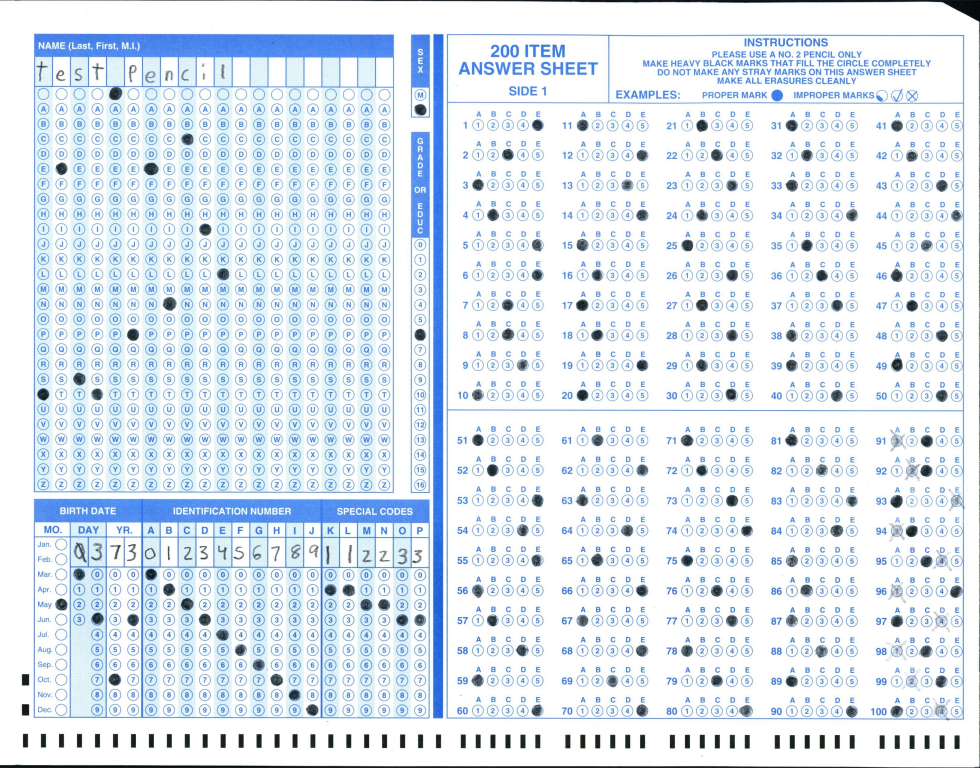
#> input picture Engine/EngineInterface/images/scan.jpg, 2939 x 2303 px (shown at 1/3 size)
$ python edgey.py
#> lines starting #> are read from the running program, lines starting #| are printed output that depends on the picture; after the words box and inside, x2 and y2 are one past the last pixel; in counts of white or black regions, pixels touching at a corner belong together
#edited so it runs on Rob's computer
#from numba import jit #leads to functions being split up into inner and outer functions due to the specific requirements needed to use jit
import numpy as np
import cv2
#import random
import time
import sys, getopt

#Global variables of the images height and width also a list of all of the processed circles
imgW = 0
imgH = 0
done = []

#finds the centers of the given contours
# [8 lines left out: function center, not called in this run]

#helper function for sorting lists
def sec(val):
    return val[0][0][0][1]

#helper function for sorting lists
def sec1(val):
    return val[0][0][0][0]

#helper function for sorting lists
def first(val):
    return val[0][0][0]

#helper function for sorting lists
def first1(val):
    return val[0][0][1]

#inner function of findRows()
#@jit(nopython=True)
# [261 lines left out: functions fr, findRows, fc, findColumns, questions, names and 6 more, not called in this run]

#filters out circles with the centers within a certain distance of each other
def filterDublicates(cir):
    centers = center(cir)
    return fd(cir, centers)

#filters out contours that follow the criteria of circle
# [52 lines left out: functions findCircles, findSelectedQ, findSelected, not called in this run]

start = time.time()

#default comand line argument values
fileName = "scan.jpg"

#parse command line arguments
try:
    opts, args = getopt.getopt(sys.argv[1:], "hf:", ["file="])
except getopt.GetoptError:
    print("-f filename")
    sys.exit(2)
for opt, arg in opts:
    if opt == "-h":
        print("-f filename")
        system.exit()
    elif opt in ("-f", "--file"):
        fileName = arg

#load images and apply filters
img = cv2.imread(fileName)
#> img is the input picture: shape (2303, 2939, 3); mean B, G, R 242.2, 232.4, 222.3
imgW = img.shape[1]
imgH = img.shape[0]
kernel = np.ones((5,5), np.uint8)
#img = cv2.resize(img, (imgW, imgH), interpolation = cv2.INTER_AREA)
img = cv2.cvtColor(img, cv2.COLOR_BGR2GRAY)
#> img: shape (2303, 2939)
# [4 lines of commented-out code are left out]
img = cv2.bilateralFilter(img, 7, 40, 40)
#img = cv2.bilateralFilter(img, 1, 40, 40)
dark = cv2.threshold(img, 110, 255, cv2.THRESH_BINARY)[1]
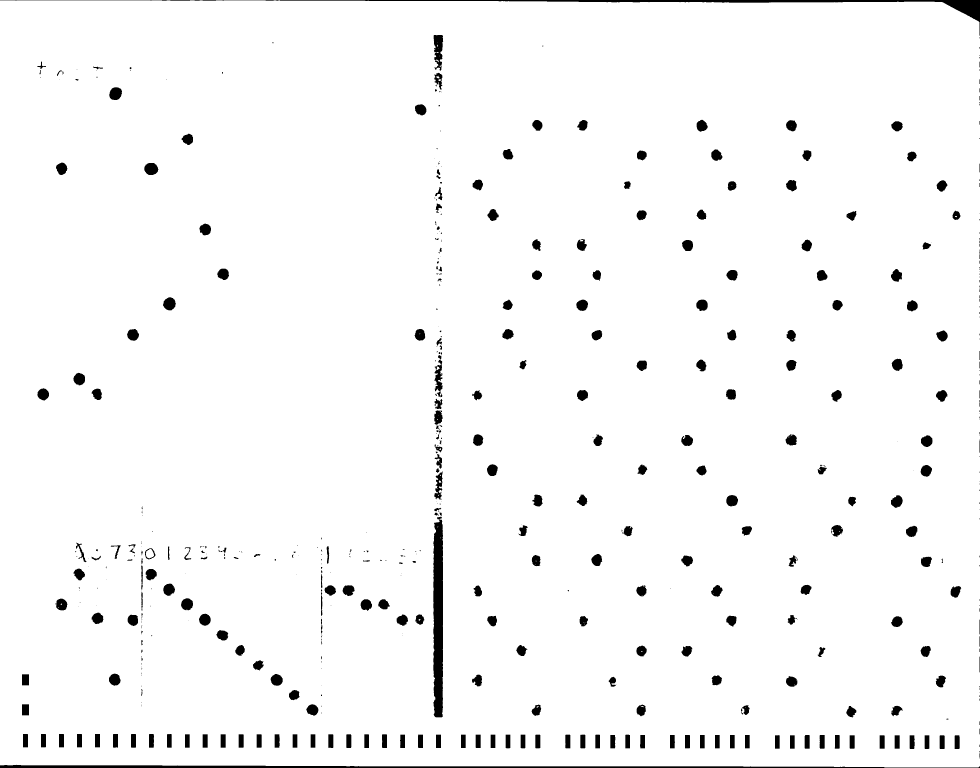
#> dark: shape (2303, 2939) (shown at 1/3 size); 97.2% white; 567 black regions (282 under 20 px), largest, box (x1, y1, x2, y2) and area: (1300, 1550, 1329, 2152) 16094, (0, 0, 2939, 107) 14884, (0, 2294, 2939, 2303) 12715
#img = cv2.threshold(img, 1, 255, cv2.THRESH_TOZERO)[1]
#cv2.namedWindow("e", cv2.WINDOW_NORMAL)
#cv2.imshow("e", img)
dark = cv2.Canny(dark, 1, 36)
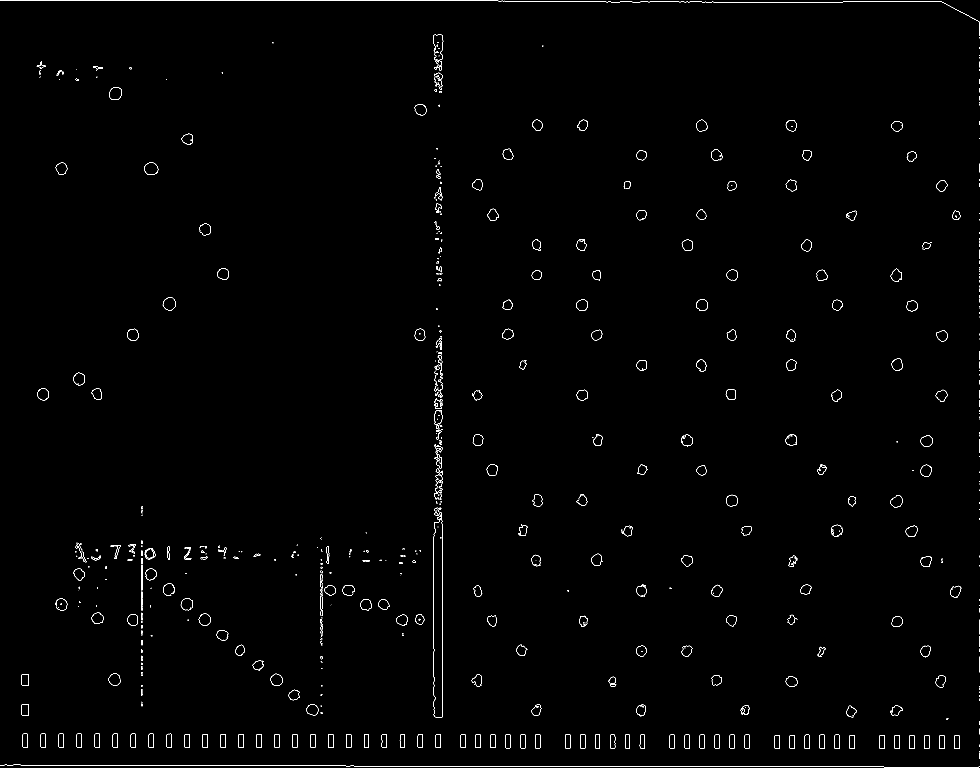
#> dark: shape (2303, 2939) (shown at 1/3 size); 0.53% white in thin lines or dots
#dark = cv2.morphologyEx(dark, cv2.MORPH_CLOSE, kernel)
edges = cv2.Canny(img, 1, 60)
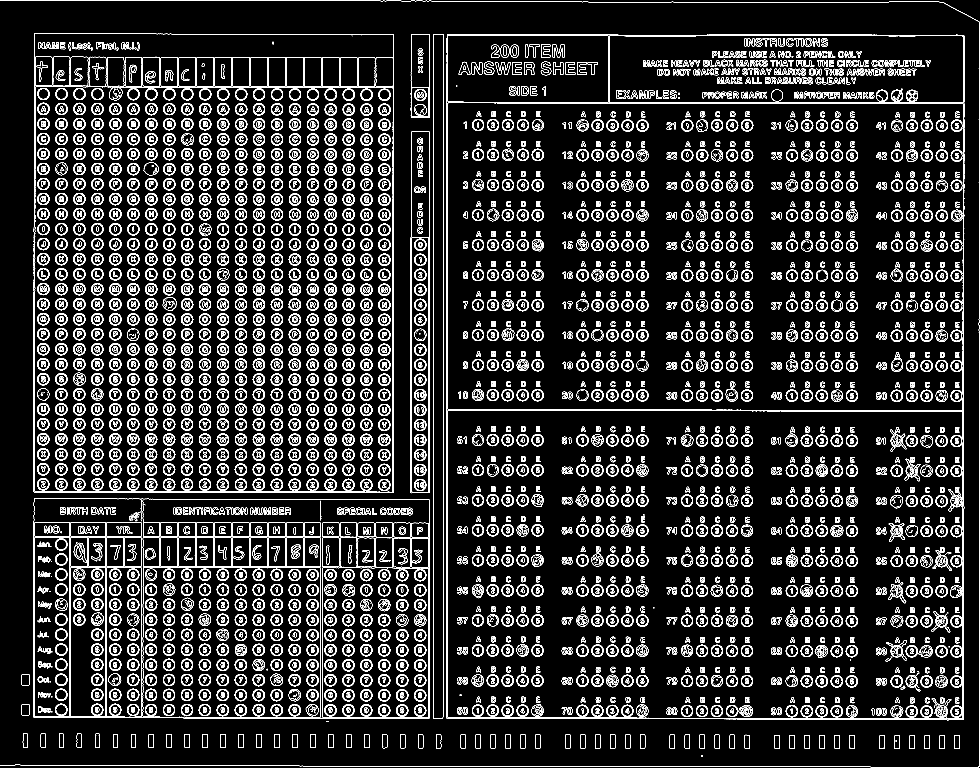
#> edges: shape (2303, 2939) (shown at 1/3 size); 8.1% white in thin lines or dots
#kernel = np.ones((5,5), np.uint8)
#edges = cv2.dilate(edges,kernel, iterations=1)
#edges = cv2.erode(edges,kernel, iterations=1)
edges = cv2.morphologyEx(edges, cv2.MORPH_CLOSE, kernel)
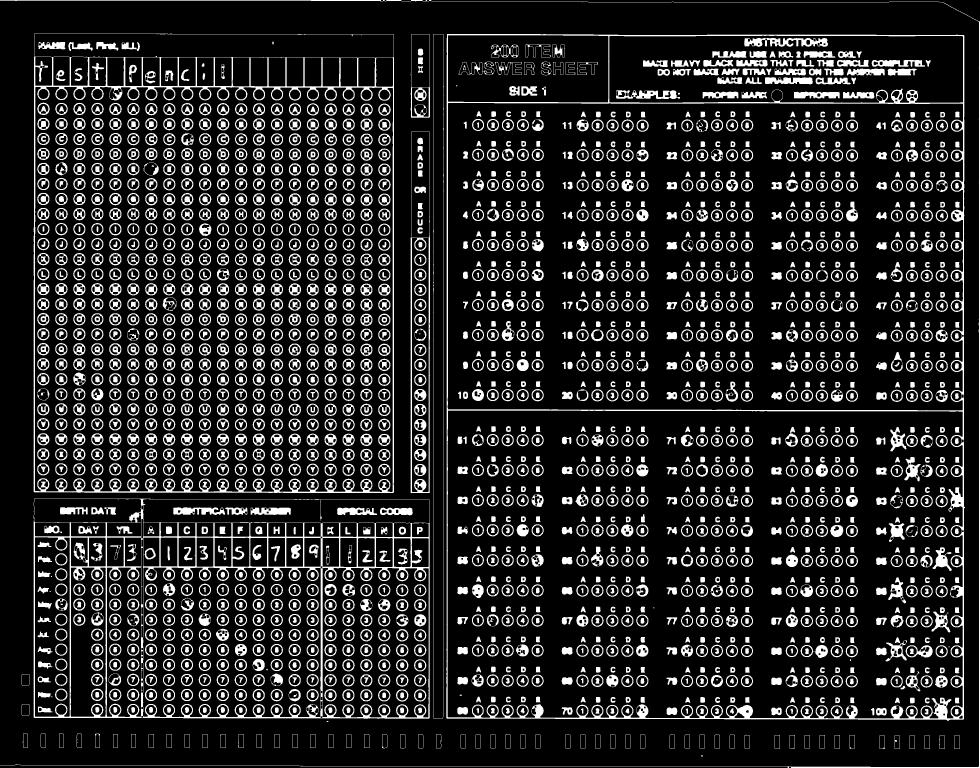
#> edges: shape (2303, 2939) (shown at 1/3 size); 15.9% white; 2820 white regions (14 under 20 px), largest, box (x1, y1, x2, y2) and area: (1339, 102, 2895, 2163) 64526, (101, 1496, 1289, 2156) 59255, (101, 101, 1182, 1479) 46681
img = cv2.threshold(img, 0, 255, cv2.THRESH_BINARY_INV | cv2.THRESH_OTSU)[1]
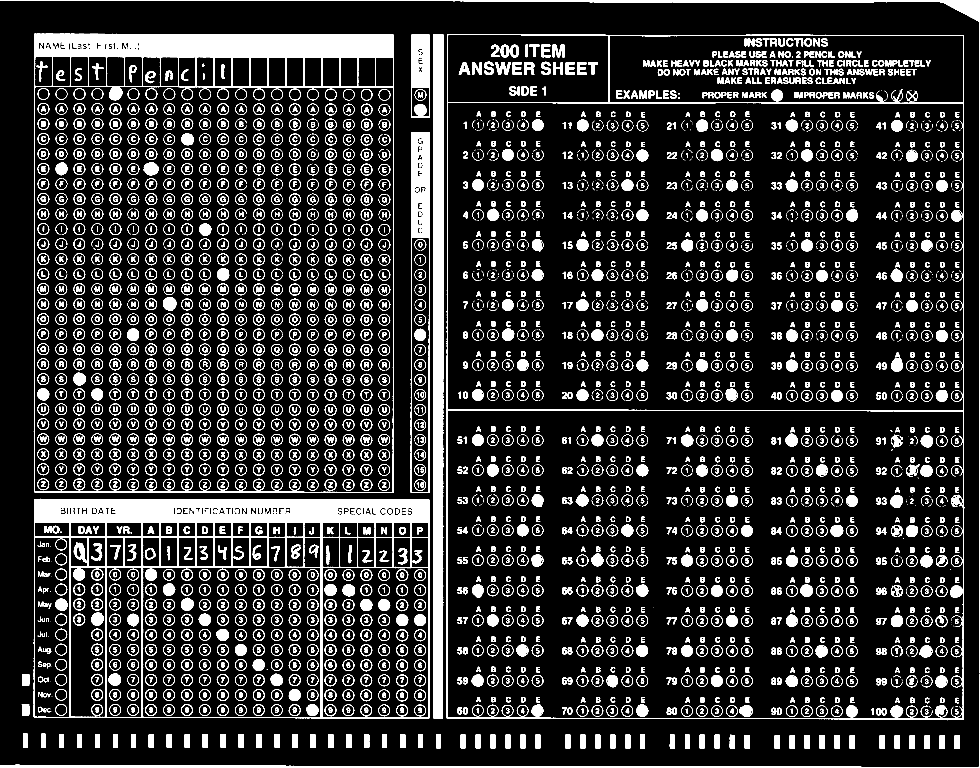
#> img: shape (2303, 2939) (shown at 1/3 size); 14.3% white; 4599 white regions (1044 under 20 px)

#finds the edges of the images
con = cv2.findContours(img, cv2.RETR_LIST, cv2.CHAIN_APPROX_SIMPLE)[0]
#> con = 6554 contours, 1723 with area under 20; largest, box (x1, y1, x2, y2) and area: (1340, 102, 2894, 2161) 3179814, (101, 101, 1182, 1479) 1481846, (1342, 1230, 2890, 2157) 1422556, (1342, 307, 2891, 1232) 1422539, (103, 260, 1180, 1477) 1304004
contours = cv2.findContours(edges, cv2.RETR_LIST, cv2.CHAIN_APPROX_SIMPLE)[0]
#> contours = 5154 contours, 18 with area under 20; largest, box (x1, y1, x2, y2) and area: (1339, 102, 2895, 2163) 3184198, (101, 101, 1182, 1479) 1484733, (1342, 308, 2890, 1232) 1410960, (1342, 1231, 2889, 2156) 1386064, (104, 260, 1180, 1477) 1259352
co = cv2.findContours(dark, cv2.RETR_LIST, cv2.CHAIN_APPROX_SIMPLE)[0]
#> co = 1047 contours, 692 with area under 20; largest, box (x1, y1, x2, y2) and area: (432, 488, 475, 525) 1206, (432, 488, 475, 525) 1188, (327, 261, 366, 300) 1156, (327, 261, 366, 300) 1142, (488, 891, 528, 931) 1126

#puts all contours in a single list
#> (the run stopped early here; a loop or call above may not have finished)

$ run again, with Engine/EngineInterface/images/SKM_C55819022210150_0001.jpg copied over Engine/EngineInterface/images/scan.jpg
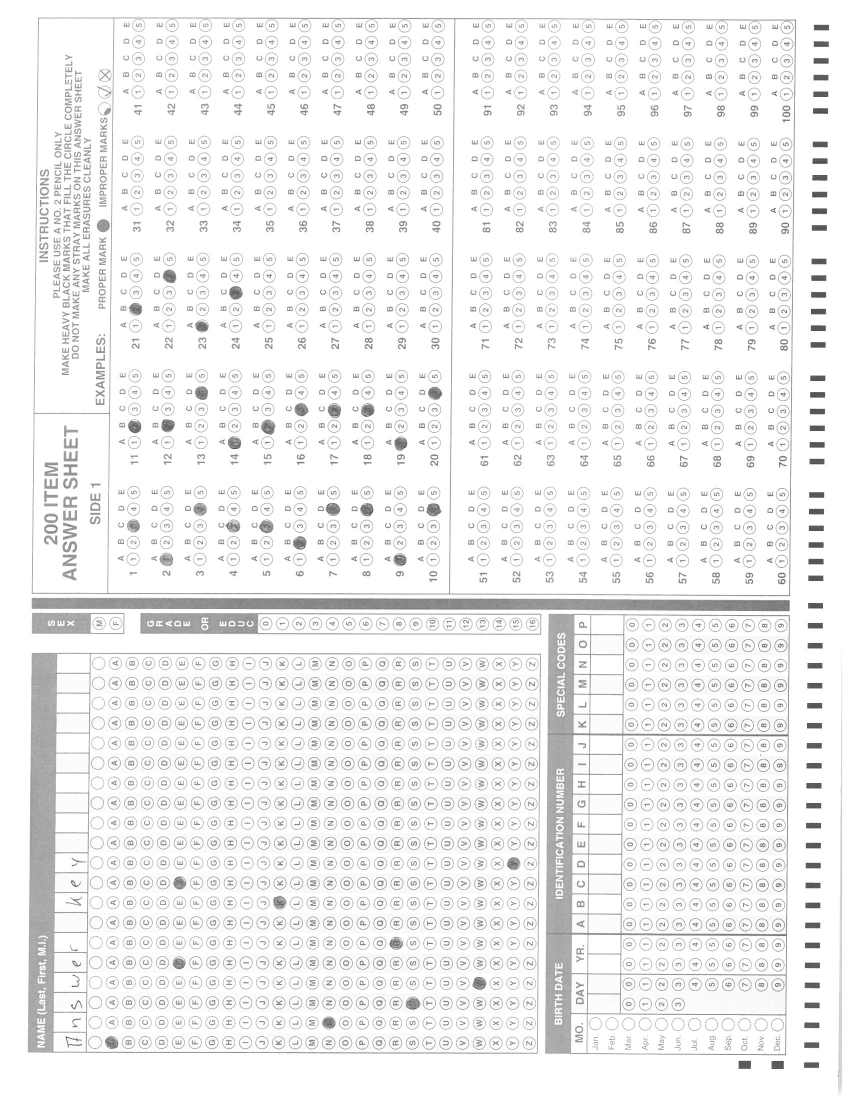
#> input picture Engine/EngineInterface/images/SKM_C55819022210150_0001.jpg, 1700 x 2200 px (shown at 1/2 size)
#> img is the input picture: shape (2200, 1700, 3); min 59, max 255, mean 240.8
#> `dark = cv2.threshold(img, 110, 255, cv2.THRESH_BINARY)[1]`:
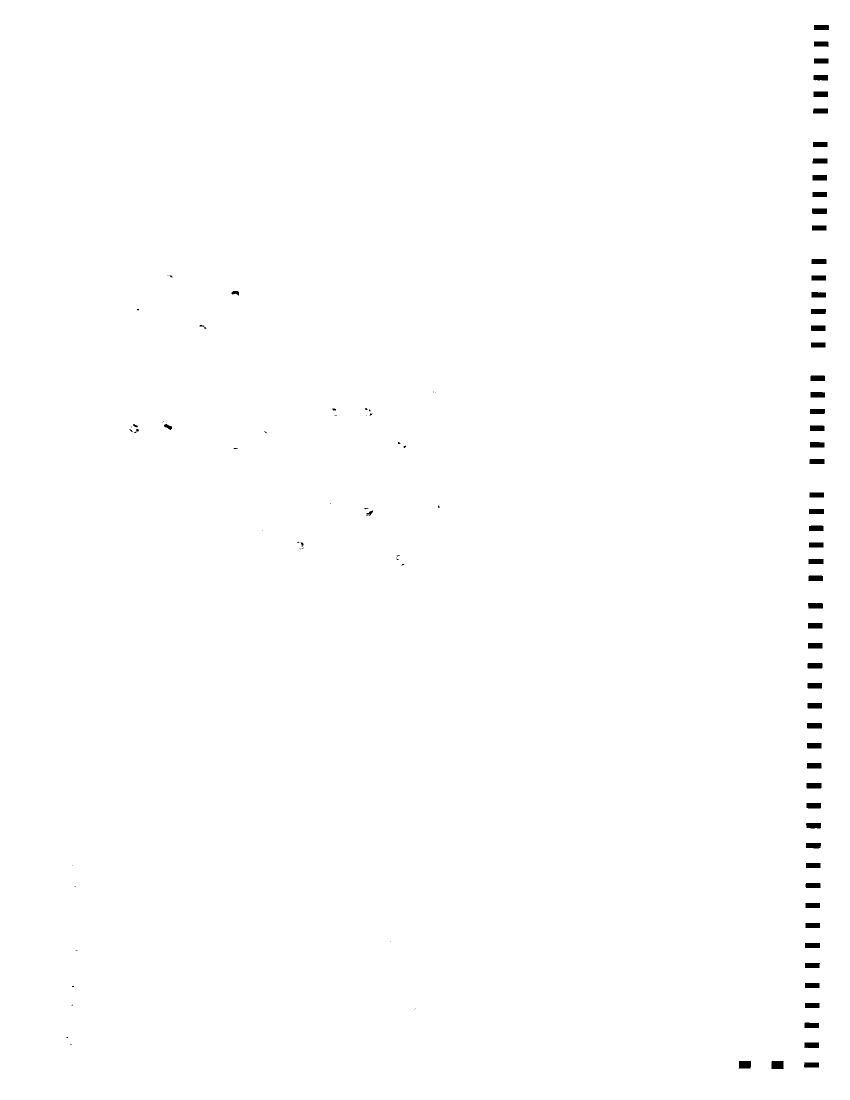
#> dark: shape (2200, 1700) (shown at 1/2 size); 99.5% white; 107 black regions (43 under 20 px), largest, box (x1, y1, x2, y2) and area: (1543, 2122, 1567, 2138) 383, (1477, 2122, 1502, 2137) 358, (1614, 1446, 1644, 1457) 328
#> `img = cv2.threshold(img, 0, 255, cv2.THRESH_BINARY_INV | cv2.THRESH_OT..`:
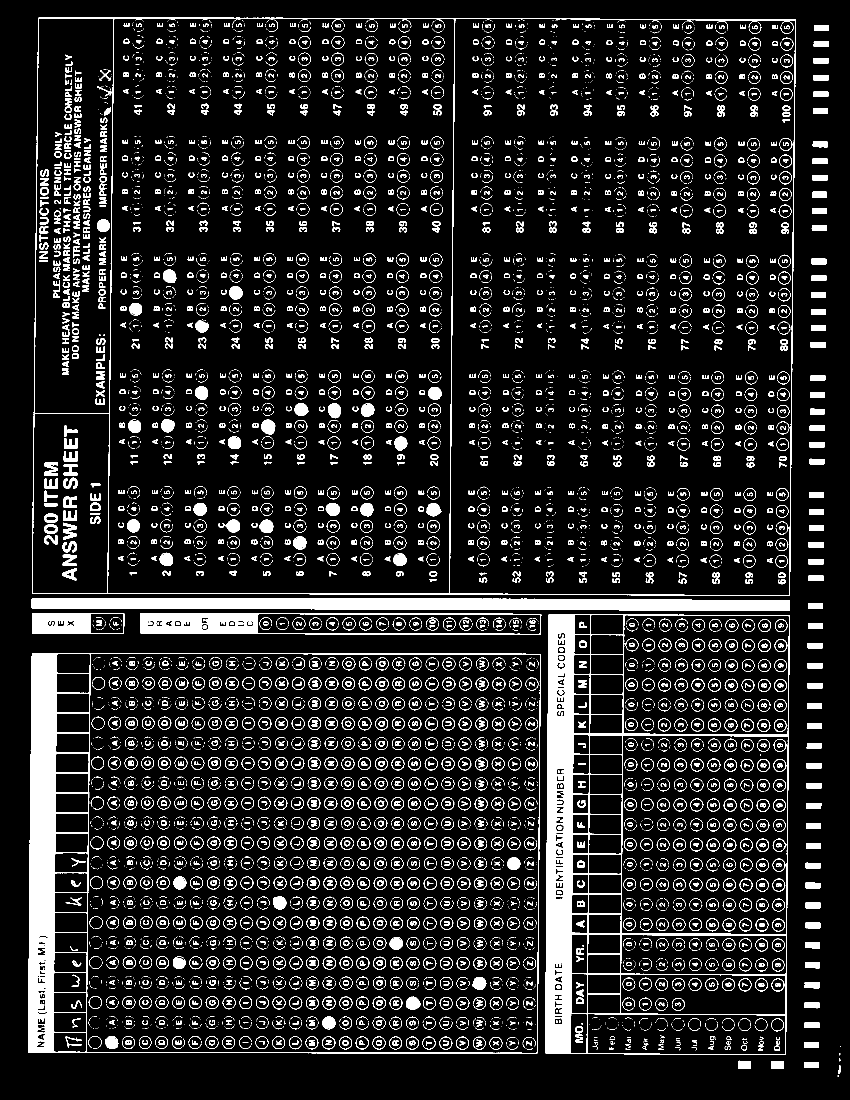
#> img: shape (2200, 1700) (shown at 1/2 size); 11.4% white; 9049 white regions (5685 under 20 px)
#> con = 10491 contours, 7376 with area under 20; largest, box (x1, y1, x2, y2) and area: (64, 35, 1592, 1192) 1744829, (56, 1306, 1082, 2107) 813262, (215, 36, 910, 1188) 784529, (899, 37, 1591, 1191) 782040, (172, 1307, 1081, 2107) 717912
#> contours = 4377 contours; largest, box (x1, y1, x2, y2) and area: (63, 34, 1593, 1193) 1748543, (55, 1305, 1083, 2108) 815652, (216, 35, 909, 1188) 774893, (900, 38, 1591, 1191) 755390, (173, 1307, 1080, 2106) 670272
#> co = 190 contours, 72 with area under 20; largest, box (x1, y1, x2, y2) and area: (1542, 2121, 1567, 2138) 379, (1542, 2121, 1567, 2138) 378, (1612, 1565, 1643, 1577) 326, (1623, 416, 1654, 428) 326, (1612, 1565, 1643, 1577) 325
